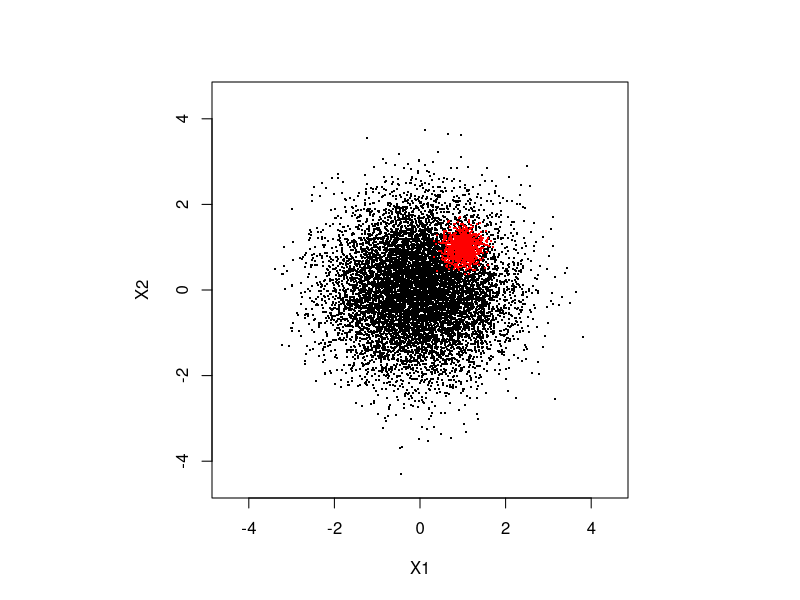
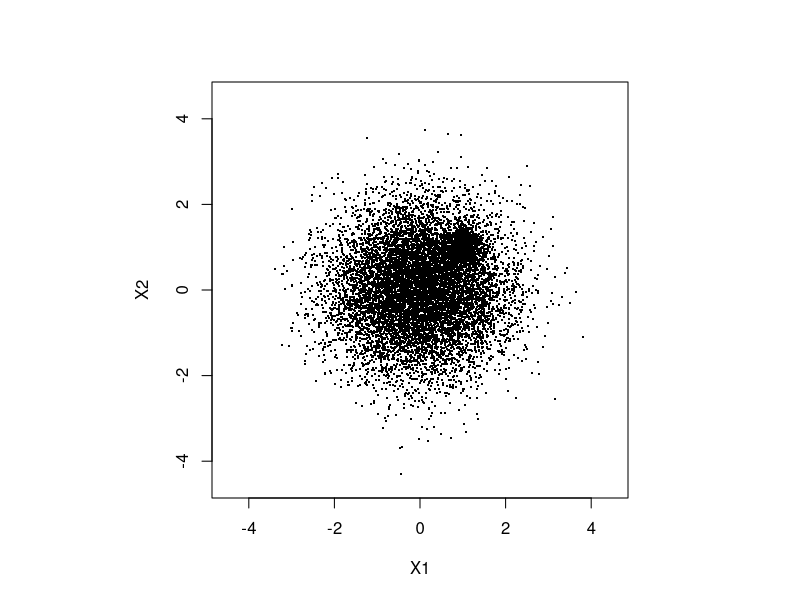
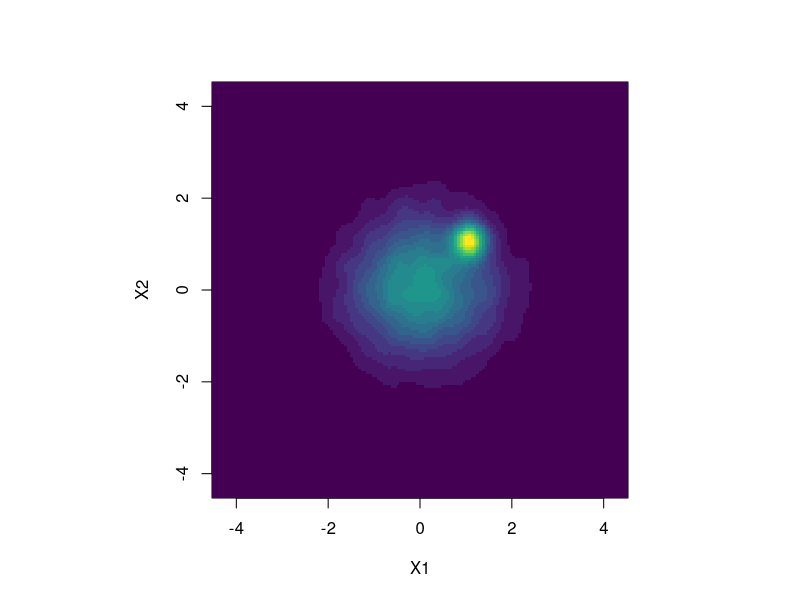
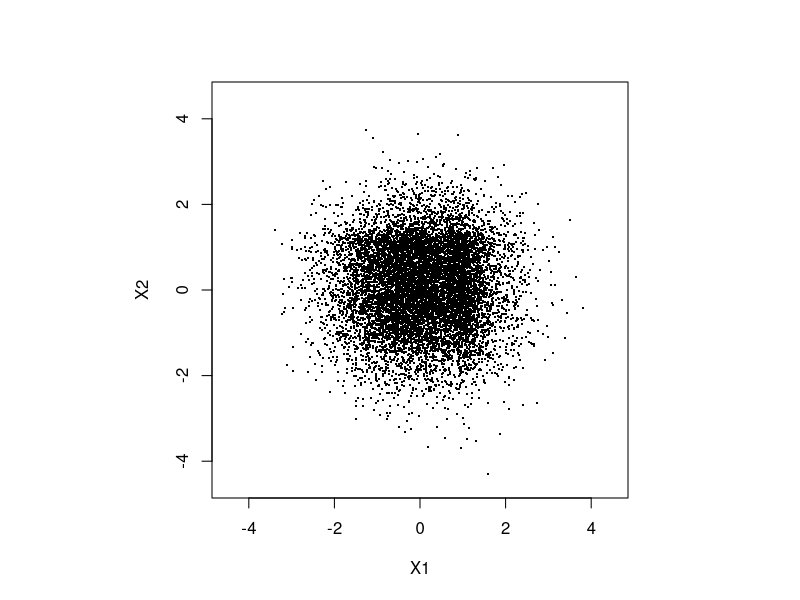
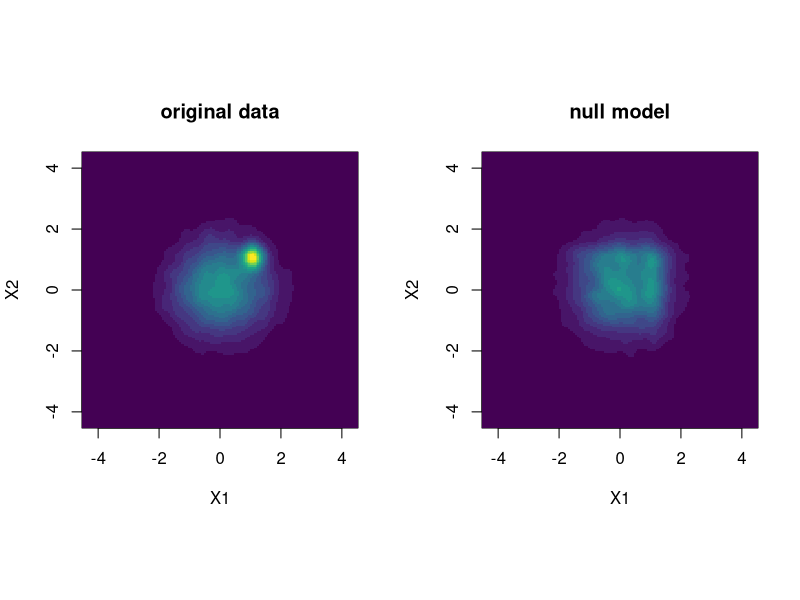
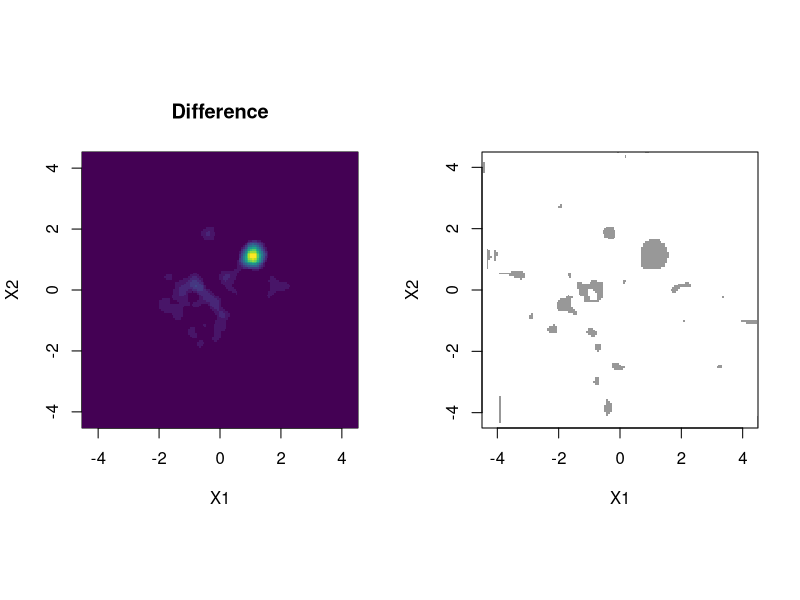
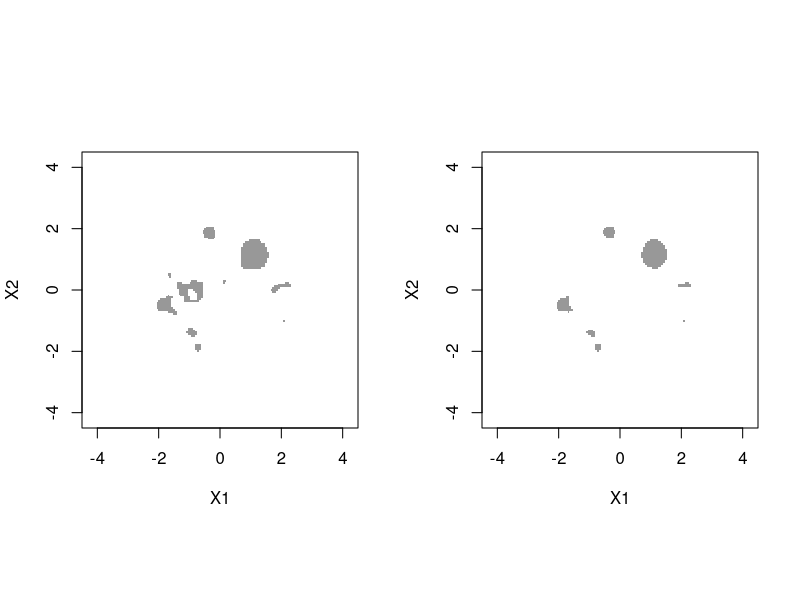

Generate these figures, in order, with R:
## ---- chunk 1
knitr::opts_chunk$set(echo = TRUE, message=FALSE, warning = FALSE, cache = TRUE)
## ---- chunk 2
library(ks)
library(mvtnorm)
## ---- chunk 3
# 乱数のシードを決定
set.seed(1)

# 多数派の集団
dat1 <- rmvnorm(n = 10000,
                mean = c(0,0),
                sigma = diag(2)  )

# 高密度なクラスターをなす集団
dat2 <- rmvnorm(n = 1000,
                mean = c(1.0,1.0),
                sigma = diag(2)*0.05  )

# 連結してデータフレームに格納
df_data <- data.frame(rbind(dat1,dat2))
## ---- chunk 4
apply(df_data,2,min)
apply(df_data,2,max)
## ---- chunk 5
xmin <- c(-4.5, -4.5)  # (X1の最小値，X2の最小値) 
xmax <- c(4.5, 4.5)    # (X1の最大値，X2の最大値) 
## ---- chunk 6
par(pty = "s")
# 高密度なサンプルは赤色にしてプロット
plot(dat1[,1],dat1[,2],
     pch = ".", cex = 2, xlab = "X1", ylab = "X2",
     xlim = c(xmin[1],xmax[1]), 
     ylim = c(xmin[2],xmax[2]))
points(dat2[,1],dat2[,2],
       pch=".",cex = 2, col = "red")

# 色分けせずプロット
plot(df_data$X1,df_data$X2,
     pch = ".", cex = 2, xlab = "X1", ylab = "X2",
     xlim = c(xmin[1],xmax[1]), 
     ylim = c(xmin[2],xmax[2]))
## ---- chunk 7
# 最適なカーネルの幅 (bandwidth) を選択する
Hpi <- ks::Hpi.diag(x = df_data)

# カーネル密度推定
kd <- ks::kde(x = df_data, H = Hpi, 
              xmin = xmin, xmax = xmax)

# 後のために，評価点の座標を記録しておく
eval.points.x <- kd$eval.points[[1]]
eval.points.y <- kd$eval.points[[2]]

# 密度の推定結果を持ち替えておく
density.original <- kd$estimate
## ---- chunk 8
par(pty = "s")

image(density.original,
      x = eval.points.x,
      y = eval.points.y,
      xlab = "X1", ylab = "X2",
      col = viridis::viridis(20))
## ---- chunk 9
x_shuffeled <- apply(df_data, MARGIN = 2, sample)
## ---- chunk 10
par(pty = "s") 
plot(x_shuffeled[,1], x_shuffeled[,2],
     pch = ".", cex = 2, 
     xlab = "X1", ylab = "X2",
     xlim = c(xmin[1],xmax[1]), 
     ylim = c(xmin[2],xmax[2]))
## ---- chunk 11
# (bandwidth:  Hpiはオリジナルなデータで選択したものを使う)
kd_null <- ks::kde(x = x_shuffeled, H = Hpi,
                   xmin = xmin, xmax = xmax)

density.shuffle <- kd_null$estimate
## ---- chunk 12
par(mfrow=c(1,2), pty = "s")

# 密度の最大値を求める
zmax <- max(density.original, density.shuffle)

image(density.original,
      x = eval.points.x,
      y = eval.points.y,
      xlab = "X1", ylab = "X2", 
      main = "original data", zlim = c(0,zmax),
      col = viridis::viridis(20))

image(density.shuffle,
      x = eval.points.x,
      y = eval.points.y,
      xlab = "X1", ylab = "X2",
      main = "null model", zlim = c(0,zmax), 
      col = viridis::viridis(20))
## ---- chunk 13
# 密度の差分をとる
# ただし，ヌルモデルの方が密度が高い領域はゼロに
diff <- pmax(density.original - density.shuffle, 0) 
  
par(pty = "s")
image(diff,
      x = eval.points.x,
      y = eval.points.y,
      xlab = "X1", ylab = "X2", 
      main = "Difference", zlim = c(0,max(diff)),
      col = viridis::viridis(20))
## ---- chunk 14
n.shuffle <- 1000 # シャッフルする回数

# ヌルモデルの密度を超えた回数を格納する配列
count_exceedance <- array(0, dim(density.original))

# ヌルモデルの密度の和を格納する配列
density.sum <- array(0, dim(density.original))

for (idxs in 1:n.shuffle) {
  
  # シャッフル
  x_shuffeled <- apply(df_data, MARGIN = 2, sample)
  
  # カーネル密度推定の実行
  k.shuffle <- ks::kde(x = x_shuffeled, H = Hpi, 
                       xmin = xmin, xmax = xmax)
  
  # ヌルモデルより密度が高い領域は1を足す
  count_exceedance <- count_exceedance + 
    as.numeric(density.original < k.shuffle$estimate)
  
  if (idxs == 1)
    density.sum <- k.shuffle$estimate 
  else
    density.sum <- density.sum + k.shuffle$estimate
}

# ヌルモデルの密度の平均を計算
d.shuffle.mean <- density.sum / n.shuffle

# p値を，ヌルモデルの密度を超えた回数の割合として計算
p.value <- count_exceedance / n.shuffle

## ---- chunk 15
par(pty="s")
image(eval.points.x,
      eval.points.y,
      z = (p.value < 0.01), # 有意な領域はTRUE (1に変換される) に
      col = c( rgb(0, 0, 0, alpha = 0.0),
               rgb(0.2,0.2, 0.2, alpha = 0.5)),
      xlim = c(xmin[1],xmax[1]), 
      ylim = c(xmin[2],xmax[2]),
      zlim = c(0,1),
      xlab = "X1", ylab = "X2"
)
## ---- chunk 16
d.threshold <- max(density.original) * 0.05

par(pty="s")
image(eval.points.x,
      eval.points.y,
      z = (p.value < 0.01 & density.original > d.threshold), 
      # 有意な領域，かつd.thresholdより密度が高い領域はTRUEに
      col = c( rgb(0, 0, 0, alpha = 0.0),
               rgb(0.2,0.2, 0.2, alpha = 0.5)),
      xlim = c(xmin[1],xmax[1]), 
      ylim = c(xmin[2],xmax[2]),
      zlim = c(0,1),
      xlab = "X1", ylab = "X2"
)
## ---- chunk 17
par(pty="s")
image(eval.points.x,
      eval.points.y,
      z = (p.value < 0.01 & density.original > d.threshold & 
             density.original / d.shuffle.mean > 1.25), # enrichmentが1.25を超えるという条件を追加
      col = c( rgb(0, 0, 0, alpha=0.0),
               rgb(0.2,0.2, 0.2, alpha=0.5)),
      xlim = c(xmin[1],xmax[1]), 
      ylim = c(xmin[2],xmax[2]),
      zlim = c(0,1),
      xlab = "X1", ylab = "X2"
)
